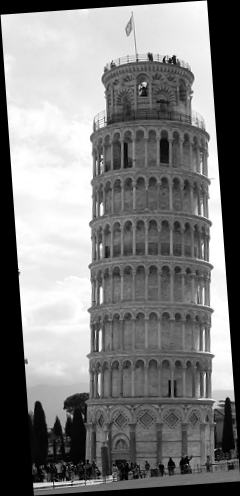

The script that saved this image:
import numpy as np
import matplotlib.pyplot as plt

from affine_wrap import affine_transfrom

# reading the image as a numpy array
I = np.array(plt.imread('pisa_rotate.png'))
n, m = I.shape

theta = 0.06928957 # 3.97 degrees according to Wikipedia

# for zero-padding
n_ = int(np.ceil(n * abs(np.cos(theta)) + m * abs(np.sin(theta))))
m_ = int(np.ceil(n * abs(np.sin(theta)) + m * abs(np.cos(theta))))
x_c, y_c = n_ // 2, m_ // 2
x_c_old, y_c_old = n // 2, m // 2
zero_padded_I = np.zeros((n_, m_))

x_start, x_end = x_c - x_c_old, x_c - x_c_old + n
y_start, y_end = y_c - y_c_old, y_c - y_c_old + m
zero_padded_I[x_start:x_end, y_start:y_end] = I

# affine matrix : rotation plus translation of the center
T = np.array([[np.cos(theta), -np.sin(theta), -(np.cos(theta)-1)*x_c + y_c*np.sin(theta)],
              [np.sin(theta), np.cos(theta), -x_c*np.sin(theta) - (np.cos(theta)-1)*y_c],
              [0, 0, 1]])

I_out = affine_transfrom(zero_padded_I, T, n_, m_)
plt.imsave('Q2.png',I_out,cmap='gray')